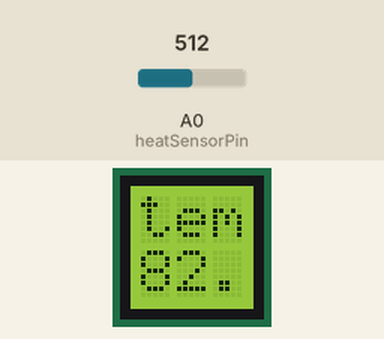
This sketch was run on a simulated Arduino Uno, built with avr-gcc and run on an emulated ATmega328P. Shown: 3×2 character LCD. The inputs (shaded band) are chosen by the test bench; at power-on: A0 (heatSensorPin) = 512. Random numbers use the default seed unless the sketch sets one.

Above: at 1.2 s.
1.3 s: A0 (heatSensorPin) set to 716
At 2.3 s:
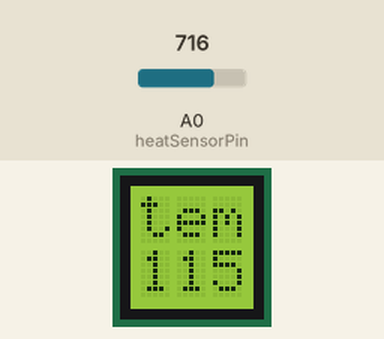
3.0 s: A0 (heatSensorPin) set to 900
At 4.1 s:
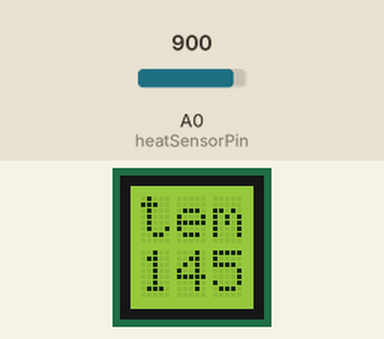
4.6 s: A0 (heatSensorPin) set to 1023
At 5.9 s:
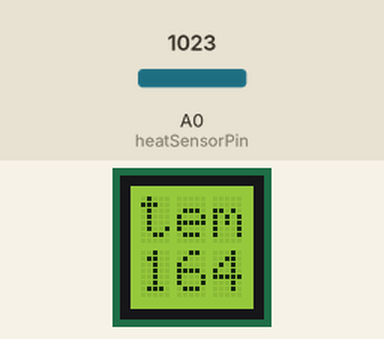
Timing chart, 0 to 7.6 s (numbered marks = the images above; inputs shaded):
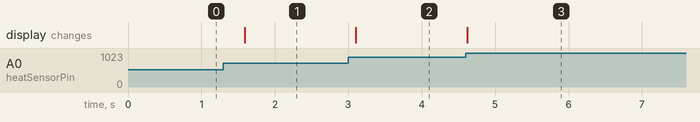

The sketch:

crystalBall.ino.ino
```cpp
#include <LiquidCrystal.h>
LiquidCrystal lcd(12, 11, 2, 8, 4, 5);
const int switchPin = 6;
const int heatSensorPin = A0;
const float maxCelcius = 125.0f;
const float minCelcius = -40.0f;

int switchState = 0;
int prevSwitchState = 0;
int reply;

void setup()
{
  // put your setup code here, to run once:
  lcd.begin(3, 2); // 16 rows, 2 columns
  pinMode(switchPin, INPUT);

  lcd.setCursor(0,0); // row, column
  lcd.print("ask the");
  lcd.setCursor(0,1);
  lcd.print("crystal ball");
}

void CrystalBallLoop()
{
  switchState = digitalRead(switchPin);
  if(switchState != prevSwitchState)
  {
    if(switchState == LOW)
    {
      reply = random(8);

      lcd.clear();
      lcd.setCursor(0,0);
      lcd.print("the ball says:");
      lcd.setCursor(0,1);

      switch(reply)
      {
        case 0:
          lcd.print("yes");
          break;
        case 1:
          lcd.print("most likely");
          break;
        case 2:
          lcd.print("certainly");
          break;
        case 3:
          lcd.print("good");
          break;
        case 4:
          lcd.print("unsure");
          break;
        case 5:
          lcd.print("ask again");
          break;
        case 6:
          lcd.print("doubtful");
          break;
        case 7:
          lcd.print("no");
          break;
      }
    }
  }

  prevSwitchState = switchState;
}

float ReadAnalogNormalized(int pin)
{
    // digitalRead is binary [LOW, HIGH]
    // analogRead is not binary

    // the analog to digital converter in arduino
    // converts from analog to [0, 1023]
    int sensorVal = analogRead(pin);

    // send info from arduino to the computer
    Serial.print("sensor val: ");
    Serial.print(sensorVal);

    return (float)sensorVal / 1024.0f;
}

void ThermometerLoop()
{
  // read from heat sensor
  float n = ReadAnalogNormalized(heatSensorPin);
  float celcius = (maxCelcius - minCelcius) * n;

  lcd.clear();
  lcd.setCursor(0,0);
  lcd.print("temperature:");
  lcd.setCursor(0,1);
  lcd.print(celcius);
  lcd.print("C");

  delay(500);
}

void loop()
{
  // put your main code here, to run repeatedly:
  //CrystalBallLoop();
  ThermometerLoop();
}
```

Measured:
- after the input at 1.3 s, the display: changes after 0.29 s (image 1)
- after the input at 3.0 s, the display: changes after 0.11 s (image 2)
- after the input at 4.6 s, the display: changes at once (image 3)
